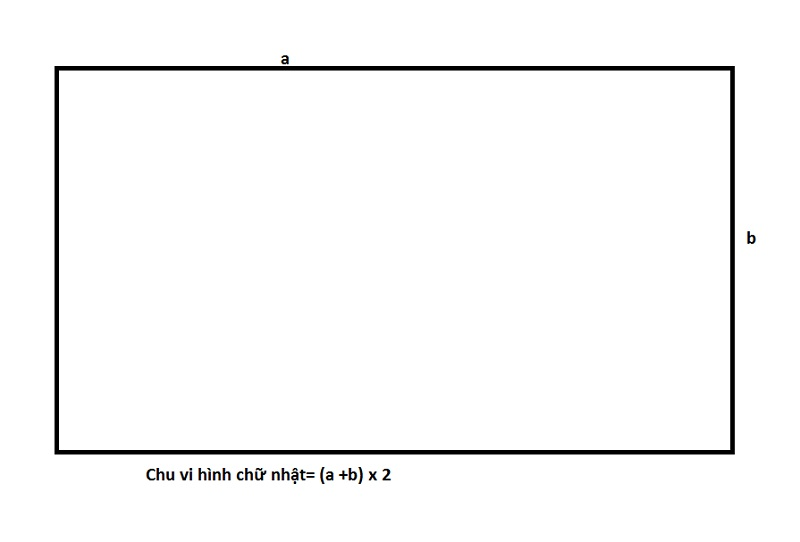
#> input picture 5_FeatureDetection_Matching/hcn.jpg, 800 x 542 px
$ python HoughLineTransform.py
#> lines starting #> are read from the running program, lines starting #| are printed output that depends on the picture; after the words box and inside, x2 and y2 are one past the last pixel; in counts of white or black regions, pixels touching at a corner belong together
import cv2
import numpy as np

if __name__ == "__main__":

    img = cv2.imread("hcn.jpg")
#> img is the input picture: shape (542, 800, 3); mean B, G, R 248.7, 248.7, 248.7
    img_ori = img.copy()
    if img is None:
        print("Error in read image")

    gray = cv2.cvtColor(img, cv2.COLOR_BGR2GRAY)
    canny = cv2.Canny(gray, 100, 200)
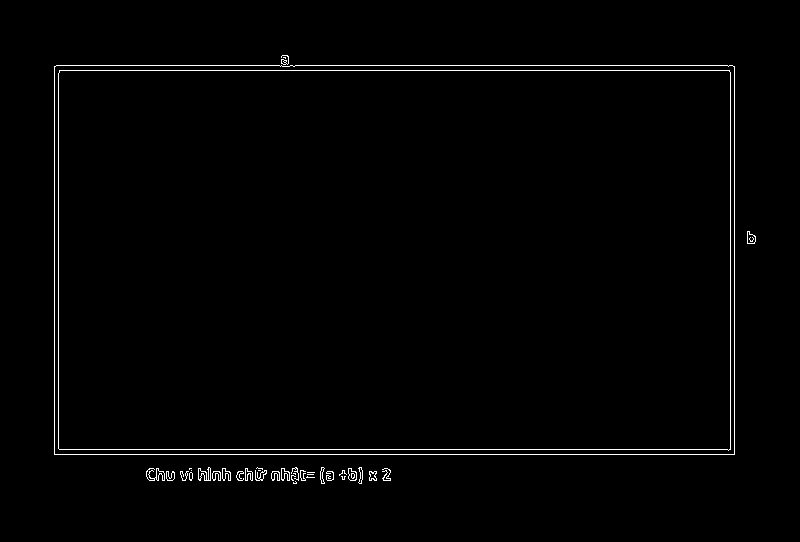
#> canny: shape (542, 800); 1.2% white in thin lines or dots, all inside (x1, y1, x2, y2) = (54, 55, 756, 484)
    #Tính toán các vị trị được xác định là line, các vị trí được xác định thông qua hệ tọa độ cực
    #Hàm bên dưới trả về các bán kính và góc trong hệ tọa độ cực tương ứng với các điểm
    line = cv2.HoughLines(canny, 1, np.pi / 180, 200)
#> line = [[454, 1.57], [70, 1.57], [449, 1.57], [65, 1.57], [54, 0], [734, 0], [730, 0], [58, 0]]
    if line is not None:
        for i in range(len(line)):
            r = line[i][0][0] #Giá trị của bán kính
            theta = line[i][0][1] #Giá trị của góc theta
            cosin = np.cos(theta)
            sins = np.sin(theta)
            x0 = r * cosin
            y0 = r * sins

            #Tọa độ đầu mút thứ nhất của 1 đường thẳng
            x1 = int(x0 - 1000 * sins)
            y1 = int(y0 + 1000 * cosin)

            #Tọa độ đầu mút thứ 2 của 1 đường thẳng
            x2 = int(x0 + 1000 * sins)
            y2 = int(y0 - 1000 * cosin)

            cv2.line(img, (x1, y1), (x2, y2), (0, 255, 0), 2)
#> this loop made 8 passes
#> (r, theta, cosin, sins, x0, y0, x1, y1) on passes 1 to 8: (454, 1.57, -4.37e-08, 1, -1.98e-05, 454, -1000, 453), (70, 1.57, -4.37e-08, 1, -3.06e-06, 70, -1000, 69), (449, 1.57, -4.37e-08, 1, -1.96e-05, 449, -1000, 448), (65, 1.57, -4.37e-08, 1, -2.84e-06, 65, -1000, 64), (54, 0, 1, 0, 54, 0, 54, 1000), (734, 0, 1, 0, 734, 0, 734, 1000), (730, 0, 1, 0, 730, 0, 730, 1000), (58, 0, 1, 0, 58, 0, 58, 1000)
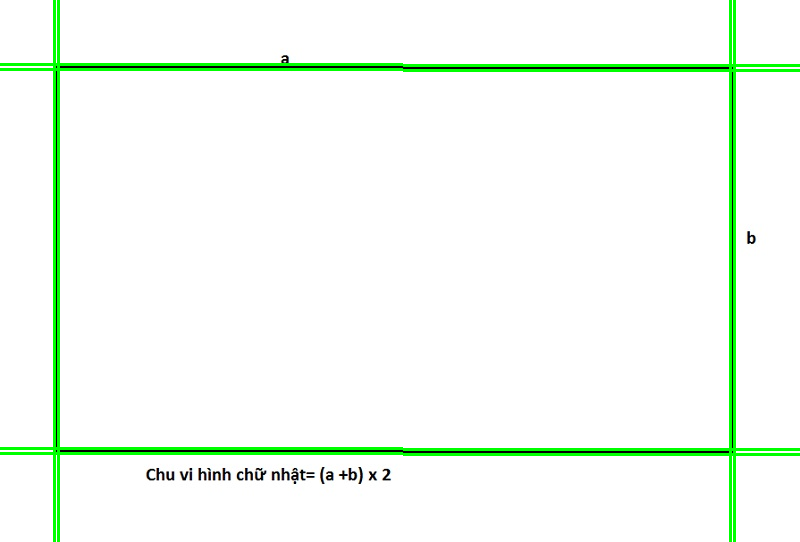
#> img: shape (542, 800, 3); 3.68% of pixels changed, all inside (x1, y1, x2, y2) = (0, 0, 800, 542)

    img_ori = cv2.resize(img_ori, (500, 500))
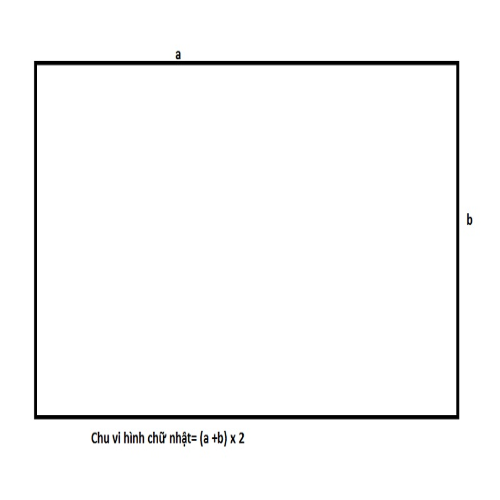
#> img_ori: shape (500, 500, 3); mean B, G, R 248.6, 248.6, 248.6
    img = cv2.resize(img, (500, 500))
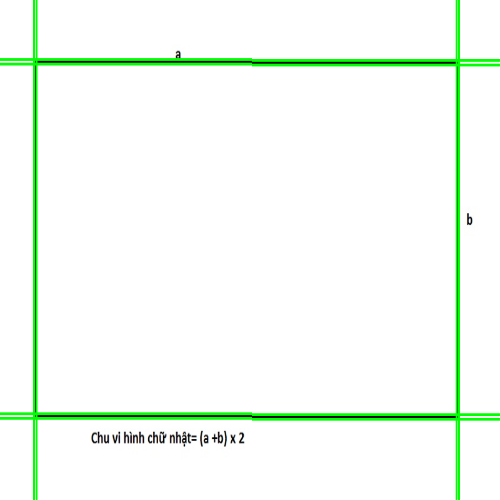
#> img: shape (500, 500, 3); mean B, G, R 242.8, 252.3, 242.8
    cv2.imshow("Origin image:", img_ori)
    cv2.imshow("HoughLine Transform", img)
    cv2.waitKey(0)
    cv2.destroyAllWindows()
